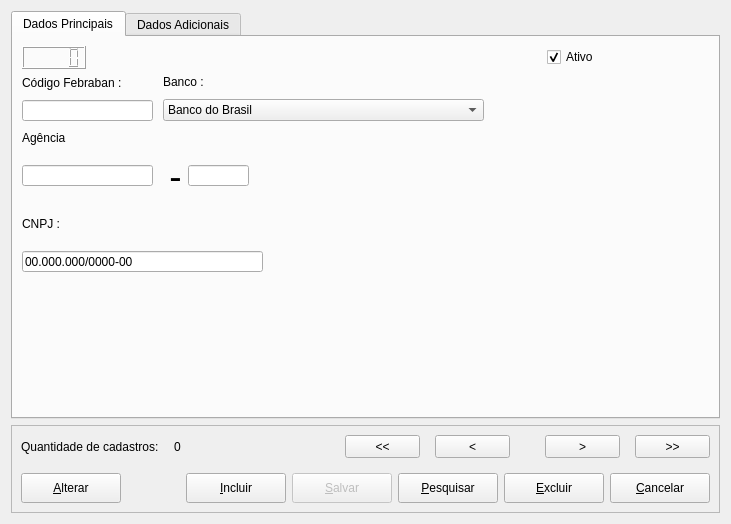
<?xml version="1.0" encoding="UTF-8"?>
<ui version="4.0">
 <class>Dialog</class>
 <widget class="QDialog" name="Dialog">
  <property name="windowModality">
   <enum>Qt::ApplicationModal</enum>
  </property>
  <property name="geometry">
   <rect>
    <x>0</x>
    <y>0</y>
    <width>731</width>
    <height>524</height>
   </rect>
  </property>
  <property name="windowTitle">
   <string>Dialog</string>
  </property>
  <property name="styleSheet">
   <string notr="true">font: 12pt &quot;Segoe UI&quot;;</string>
  </property>
  <layout class="QVBoxLayout" name="verticalLayout_15">
   <item>
    <widget class="QTabWidget" name="tabWidget">
     <property name="styleSheet">
      <string notr="true">font: 12pt &quot;Segoe UI&quot;;</string>
     </property>
     <property name="currentIndex">
      <number>0</number>
     </property>
     <widget class="QWidget" name="DdPrincipal">
      <attribute name="title">
       <string>Dados Principais</string>
      </attribute>
      <widget class="QWidget" name="">
       <property name="geometry">
        <rect>
         <x>9</x>
         <y>9</y>
         <width>577</width>
         <height>226</height>
        </rect>
       </property>
       <layout class="QVBoxLayout" name="verticalLayout_18">
        <item>
         <layout class="QHBoxLayout" name="horizontalLayout">
          <item>
           <widget class="QLCDNumber" name="lcdNumber"/>
          </item>
          <item>
           <spacer name="horizontalSpacer">
            <property name="orientation">
             <enum>Qt::Horizontal</enum>
            </property>
            <property name="sizeHint" stdset="0">
             <size>
              <width>438</width>
              <height>20</height>
             </size>
            </property>
           </spacer>
          </item>
          <item>
           <widget class="QCheckBox" name="checkBox">
            <property name="text">
             <string>Ativo</string>
            </property>
            <property name="checked">
             <bool>true</bool>
            </property>
           </widget>
          </item>
         </layout>
        </item>
        <item>
         <layout class="QHBoxLayout" name="horizontalLayout_2">
          <property name="spacing">
           <number>10</number>
          </property>
          <item>
           <layout class="QVBoxLayout" name="verticalLayout">
            <item>
             <widget class="QLabel" name="label_3">
              <property name="text">
               <string>Código Febraban :</string>
              </property>
             </widget>
            </item>
            <item>
             <widget class="QLineEdit" name="lineEdit_4">
              <property name="maximumSize">
               <size>
                <width>131</width>
                <height>21</height>
               </size>
              </property>
             </widget>
            </item>
           </layout>
          </item>
          <item>
           <layout class="QVBoxLayout" name="verticalLayout_2">
            <item>
             <widget class="QLabel" name="label_4">
              <property name="text">
               <string>Banco :</string>
              </property>
             </widget>
            </item>
            <item>
             <widget class="QComboBox" name="comboBox">
              <property name="minimumSize">
               <size>
                <width>321</width>
                <height>22</height>
               </size>
              </property>
              <property name="maximumSize">
               <size>
                <width>321</width>
                <height>22</height>
               </size>
              </property>
              <item>
               <property name="text">
                <string>Banco do Brasil</string>
               </property>
              </item>
             </widget>
            </item>
           </layout>
          </item>
          <item>
           <widget class="QPushButton" name="pushButton">
            <property name="text">
             <string/>
            </property>
            <property name="icon">
             <iconset resource="../src/resources/icons.qrc">
              <normaloff>:/icons/search.png</normaloff>:/icons/search.png</iconset>
            </property>
            <property name="iconSize">
             <size>
              <width>35</width>
              <height>35</height>
             </size>
            </property>
            <property name="flat">
             <bool>true</bool>
            </property>
           </widget>
          </item>
         </layout>
        </item>
        <item>
         <layout class="QVBoxLayout" name="verticalLayout_3">
          <item>
           <widget class="QLabel" name="label">
            <property name="text">
             <string>Agência</string>
            </property>
           </widget>
          </item>
          <item>
           <layout class="QHBoxLayout" name="horizontalLayout_3">
            <item>
             <widget class="QLineEdit" name="lineEdit">
              <property name="minimumSize">
               <size>
                <width>131</width>
                <height>21</height>
               </size>
              </property>
              <property name="maximumSize">
               <size>
                <width>131</width>
                <height>21</height>
               </size>
              </property>
             </widget>
            </item>
            <item>
             <widget class="QLabel" name="label_5">
              <property name="font">
               <font>
                <family>MS Shell Dlg 2</family>
                <pointsize>28</pointsize>
                <weight>50</weight>
                <italic>false</italic>
                <bold>false</bold>
               </font>
              </property>
              <property name="styleSheet">
               <string notr="true">font: 28pt &quot;MS Shell Dlg 2&quot;;</string>
              </property>
              <property name="text">
               <string> -</string>
              </property>
             </widget>
            </item>
            <item>
             <widget class="QLineEdit" name="lineEdit_3">
              <property name="minimumSize">
               <size>
                <width>61</width>
                <height>21</height>
               </size>
              </property>
              <property name="maximumSize">
               <size>
                <width>61</width>
                <height>21</height>
               </size>
              </property>
             </widget>
            </item>
            <item>
             <spacer name="horizontalSpacer_5">
              <property name="orientation">
               <enum>Qt::Horizontal</enum>
              </property>
              <property name="sizeHint" stdset="0">
               <size>
                <width>40</width>
                <height>20</height>
               </size>
              </property>
             </spacer>
            </item>
           </layout>
          </item>
         </layout>
        </item>
        <item>
         <layout class="QVBoxLayout" name="verticalLayout_4">
          <item>
           <widget class="QLabel" name="label_2">
            <property name="text">
             <string>CNPJ :</string>
            </property>
           </widget>
          </item>
          <item>
           <widget class="QLineEdit" name="lineEdit_2">
            <property name="minimumSize">
             <size>
              <width>241</width>
              <height>21</height>
             </size>
            </property>
            <property name="maximumSize">
             <size>
              <width>241</width>
              <height>21</height>
             </size>
            </property>
            <property name="inputMask">
             <string>##.###.###/####-##</string>
            </property>
            <property name="text">
             <string>00.000.000/0000-00</string>
            </property>
            <property name="cursorPosition">
             <number>18</number>
            </property>
           </widget>
          </item>
         </layout>
        </item>
       </layout>
      </widget>
     </widget>
     <widget class="QWidget" name="DdAdicionais">
      <attribute name="title">
       <string>Dados Adicionais</string>
      </attribute>
      <widget class="QWidget" name="">
       <property name="geometry">
        <rect>
         <x>370</x>
         <y>210</y>
         <width>323</width>
         <height>160</height>
        </rect>
       </property>
       <layout class="QVBoxLayout" name="vertical_obs">
        <property name="spacing">
         <number>0</number>
        </property>
        <item>
         <widget class="QLabel" name="label_27">
          <property name="text">
           <string>Observação :</string>
          </property>
         </widget>
        </item>
        <item>
         <widget class="QPlainTextEdit" name="plainTextEdit">
          <property name="minimumSize">
           <size>
            <width>321</width>
            <height>100</height>
           </size>
          </property>
          <property name="maximumSize">
           <size>
            <width>321</width>
            <height>100</height>
           </size>
          </property>
         </widget>
        </item>
       </layout>
      </widget>
      <widget class="QWidget" name="">
       <property name="geometry">
        <rect>
         <x>10</x>
         <y>10</y>
         <width>638</width>
         <height>212</height>
        </rect>
       </property>
       <layout class="QVBoxLayout" name="verticalLayout_6">
        <item>
         <layout class="QVBoxLayout" name="verticalLayout_5">
          <item>
           <layout class="QHBoxLayout" name="horizontalLayout_9">
            <item>
             <layout class="QVBoxLayout" name="vertical_rua">
              <property name="spacing">
               <number>0</number>
              </property>
              <item>
               <widget class="QLabel" name="label_11">
                <property name="text">
                 <string>Rua :</string>
                </property>
               </widget>
              </item>
              <item>
               <widget class="QLineEdit" name="lineEdit_9">
                <property name="minimumSize">
                 <size>
                  <width>501</width>
                  <height>21</height>
                 </size>
                </property>
                <property name="maximumSize">
                 <size>
                  <width>501</width>
                  <height>21</height>
                 </size>
                </property>
               </widget>
              </item>
             </layout>
            </item>
            <item>
             <layout class="QVBoxLayout" name="vertical_numero">
              <item>
               <widget class="QLabel" name="label_18">
                <property name="text">
                 <string>N º :</string>
                </property>
               </widget>
              </item>
              <item>
               <widget class="QLineEdit" name="lineEdit_16">
                <property name="minimumSize">
                 <size>
                  <width>121</width>
                  <height>21</height>
                 </size>
                </property>
                <property name="maximumSize">
                 <size>
                  <width>121</width>
                  <height>21</height>
                 </size>
                </property>
               </widget>
              </item>
             </layout>
            </item>
           </layout>
          </item>
          <item>
           <layout class="QHBoxLayout" name="horizontalLayout_10">
            <item>
             <layout class="QVBoxLayout" name="vertical_bairro">
              <property name="spacing">
               <number>0</number>
              </property>
              <item>
               <widget class="QLabel" name="label_19">
                <property name="text">
                 <string>Bairro :</string>
                </property>
               </widget>
              </item>
              <item>
               <widget class="QLineEdit" name="lineEdit_15">
                <property name="minimumSize">
                 <size>
                  <width>291</width>
                  <height>21</height>
                 </size>
                </property>
                <property name="maximumSize">
                 <size>
                  <width>291</width>
                  <height>21</height>
                 </size>
                </property>
               </widget>
              </item>
             </layout>
            </item>
            <item>
             <layout class="QVBoxLayout" name="vertical_complementar">
              <property name="spacing">
               <number>0</number>
              </property>
              <item>
               <widget class="QLabel" name="label_20">
                <property name="text">
                 <string>Dados Complementares :</string>
                </property>
               </widget>
              </item>
              <item>
               <widget class="QLineEdit" name="lineEdit_17">
                <property name="minimumSize">
                 <size>
                  <width>321</width>
                  <height>21</height>
                 </size>
                </property>
                <property name="maximumSize">
                 <size>
                  <width>321</width>
                  <height>21</height>
                 </size>
                </property>
               </widget>
              </item>
             </layout>
            </item>
           </layout>
          </item>
         </layout>
        </item>
        <item>
         <layout class="QHBoxLayout" name="horizontalLayout_11">
          <item>
           <layout class="QVBoxLayout" name="vertical_cep">
            <property name="spacing">
             <number>0</number>
            </property>
            <item>
             <widget class="QLabel" name="label_21">
              <property name="text">
               <string>CEP :</string>
              </property>
             </widget>
            </item>
            <item>
             <widget class="QLineEdit" name="lineEdit_18">
              <property name="minimumSize">
               <size>
                <width>161</width>
                <height>21</height>
               </size>
              </property>
              <property name="maximumSize">
               <size>
                <width>161</width>
                <height>21</height>
               </size>
              </property>
              <property name="inputMask">
               <string>#####-###</string>
              </property>
             </widget>
            </item>
           </layout>
          </item>
          <item>
           <layout class="QVBoxLayout" name="vertical_cidade">
            <property name="spacing">
             <number>0</number>
            </property>
            <item>
             <widget class="QLabel" name="label_22">
              <property name="text">
               <string>Cidade:</string>
              </property>
             </widget>
            </item>
            <item>
             <widget class="QLineEdit" name="lineEdit_19">
              <property name="minimumSize">
               <size>
                <width>291</width>
                <height>21</height>
               </size>
              </property>
              <property name="maximumSize">
               <size>
                <width>291</width>
                <height>21</height>
               </size>
              </property>
             </widget>
            </item>
           </layout>
          </item>
          <item>
           <layout class="QVBoxLayout" name="vertical_uf">
            <property name="spacing">
             <number>0</number>
            </property>
            <item>
             <widget class="QLabel" name="label_23">
              <property name="text">
               <string>UF :</string>
              </property>
             </widget>
            </item>
            <item>
             <widget class="QLineEdit" name="lineEdit_20">
              <property name="minimumSize">
               <size>
                <width>151</width>
                <height>21</height>
               </size>
              </property>
              <property name="maximumSize">
               <size>
                <width>151</width>
                <height>21</height>
               </size>
              </property>
              <property name="inputMethodHints">
               <set>Qt::ImhNoAutoUppercase</set>
              </property>
              <property name="maxLength">
               <number>2</number>
              </property>
             </widget>
            </item>
           </layout>
          </item>
         </layout>
        </item>
        <item>
         <layout class="QHBoxLayout" name="horizontalLayout_4">
          <item>
           <layout class="QVBoxLayout" name="verticalLayout_12">
            <property name="spacing">
             <number>0</number>
            </property>
            <item>
             <widget class="QLabel" name="label_24">
              <property name="text">
               <string>Celular:</string>
              </property>
             </widget>
            </item>
            <item>
             <widget class="QLineEdit" name="lineEdit_21">
              <property name="minimumSize">
               <size>
                <width>181</width>
                <height>21</height>
               </size>
              </property>
              <property name="maximumSize">
               <size>
                <width>181</width>
                <height>21</height>
               </size>
              </property>
              <property name="inputMask">
               <string>(##) #####-####</string>
              </property>
              <property name="text">
               <string>() ------</string>
              </property>
              <property name="maxLength">
               <number>15</number>
              </property>
              <property name="cursorMoveStyle">
               <enum>Qt::VisualMoveStyle</enum>
              </property>
             </widget>
            </item>
           </layout>
          </item>
          <item>
           <widget class="QCheckBox" name="checkBox_4">
            <property name="text">
             <string>Possui WhatsApp ?</string>
            </property>
            <property name="checked">
             <bool>false</bool>
            </property>
           </widget>
          </item>
          <item>
           <layout class="QVBoxLayout" name="verticalLayout_13">
            <property name="spacing">
             <number>0</number>
            </property>
            <item>
             <widget class="QLabel" name="label_25">
              <property name="text">
               <string>Telefone :</string>
              </property>
             </widget>
            </item>
            <item>
             <widget class="QLineEdit" name="lineEdit_22">
              <property name="minimumSize">
               <size>
                <width>181</width>
                <height>21</height>
               </size>
              </property>
              <property name="maximumSize">
               <size>
                <width>181</width>
                <height>21</height>
               </size>
              </property>
              <property name="inputMask">
               <string>(##) ####-####</string>
              </property>
              <property name="text">
               <string>() ------</string>
              </property>
              <property name="maxLength">
               <number>14</number>
              </property>
              <property name="cursorMoveStyle">
               <enum>Qt::VisualMoveStyle</enum>
              </property>
             </widget>
            </item>
           </layout>
          </item>
         </layout>
        </item>
       </layout>
      </widget>
      <widget class="QWidget" name="">
       <property name="geometry">
        <rect>
         <x>10</x>
         <y>230</y>
         <width>353</width>
         <height>50</height>
        </rect>
       </property>
       <layout class="QVBoxLayout" name="vertical_email">
        <property name="spacing">
         <number>0</number>
        </property>
        <item>
         <widget class="QLabel" name="label_26">
          <property name="text">
           <string>E-mail :</string>
          </property>
         </widget>
        </item>
        <item>
         <widget class="QLineEdit" name="lineEdit_23">
          <property name="minimumSize">
           <size>
            <width>351</width>
            <height>21</height>
           </size>
          </property>
          <property name="maximumSize">
           <size>
            <width>351</width>
            <height>21</height>
           </size>
          </property>
          <property name="inputMask">
           <string/>
          </property>
         </widget>
        </item>
       </layout>
      </widget>
     </widget>
    </widget>
   </item>
   <item>
    <widget class="QFrame" name="frame">
     <property name="frameShape">
      <enum>QFrame::StyledPanel</enum>
     </property>
     <property name="frameShadow">
      <enum>QFrame::Raised</enum>
     </property>
     <layout class="QVBoxLayout" name="verticalLayout_14">
      <property name="spacing">
       <number>15</number>
      </property>
      <item>
       <layout class="QHBoxLayout" name="horizontalLayout_6">
        <item>
         <layout class="QHBoxLayout" name="horizontalLayout_5">
          <item>
           <widget class="QLabel" name="label_6">
            <property name="text">
             <string>Quantidade de cadastros:</string>
            </property>
           </widget>
          </item>
          <item>
           <widget class="QLabel" name="lbl_total">
            <property name="text">
             <string>0</string>
            </property>
           </widget>
          </item>
         </layout>
        </item>
        <item>
         <spacer name="horizontalSpacer_3">
          <property name="orientation">
           <enum>Qt::Horizontal</enum>
          </property>
          <property name="sizeHint" stdset="0">
           <size>
            <width>178</width>
            <height>20</height>
           </size>
          </property>
         </spacer>
        </item>
        <item>
         <layout class="QHBoxLayout" name="horizontalLayout_7">
          <item>
           <widget class="QPushButton" name="bnt_back_full">
            <property name="minimumSize">
             <size>
              <width>75</width>
              <height>23</height>
             </size>
            </property>
            <property name="toolTip">
             <string>&lt;html&gt;&lt;head/&gt;&lt;body&gt;&lt;p&gt;Ir para o primeiro...&lt;/p&gt;&lt;/body&gt;&lt;/html&gt;</string>
            </property>
            <property name="text">
             <string>&lt;&lt;</string>
            </property>
           </widget>
          </item>
          <item>
           <widget class="QPushButton" name="bnt_back">
            <property name="minimumSize">
             <size>
              <width>75</width>
              <height>23</height>
             </size>
            </property>
            <property name="toolTip">
             <string>&lt;html&gt;&lt;head/&gt;&lt;body&gt;&lt;p&gt;Voltar...&lt;/p&gt;&lt;/body&gt;&lt;/html&gt;</string>
            </property>
            <property name="text">
             <string>&lt;</string>
            </property>
           </widget>
          </item>
          <item>
           <spacer name="horizontalSpacer_2">
            <property name="orientation">
             <enum>Qt::Horizontal</enum>
            </property>
            <property name="sizeType">
             <enum>QSizePolicy::Minimum</enum>
            </property>
            <property name="sizeHint" stdset="0">
             <size>
              <width>20</width>
              <height>20</height>
             </size>
            </property>
           </spacer>
          </item>
          <item>
           <widget class="QPushButton" name="bnt_next">
            <property name="maximumSize">
             <size>
              <width>75</width>
              <height>23</height>
             </size>
            </property>
            <property name="toolTip">
             <string>&lt;html&gt;&lt;head/&gt;&lt;body&gt;&lt;p&gt;Próximo...&lt;/p&gt;&lt;/body&gt;&lt;/html&gt;</string>
            </property>
            <property name="text">
             <string>&gt;</string>
            </property>
           </widget>
          </item>
          <item>
           <widget class="QPushButton" name="bnt_next_full">
            <property name="maximumSize">
             <size>
              <width>75</width>
              <height>23</height>
             </size>
            </property>
            <property name="toolTip">
             <string>&lt;html&gt;&lt;head/&gt;&lt;body&gt;&lt;p&gt;&lt;span style=&quot; font-weight:600;&quot;&gt;Ir para o fim.&lt;/span&gt;&lt;/p&gt;&lt;/body&gt;&lt;/html&gt;</string>
            </property>
            <property name="text">
             <string>&gt;&gt;</string>
            </property>
           </widget>
          </item>
         </layout>
        </item>
       </layout>
      </item>
      <item>
       <layout class="QHBoxLayout" name="horizontalLayout_8">
        <property name="spacing">
         <number>6</number>
        </property>
        <property name="sizeConstraint">
         <enum>QLayout::SetDefaultConstraint</enum>
        </property>
        <property name="leftMargin">
         <number>0</number>
        </property>
        <item>
         <widget class="QPushButton" name="bnt_alterar">
          <property name="minimumSize">
           <size>
            <width>100</width>
            <height>30</height>
           </size>
          </property>
          <property name="maximumSize">
           <size>
            <width>131</width>
            <height>41</height>
           </size>
          </property>
          <property name="text">
           <string>&amp;Alterar</string>
          </property>
         </widget>
        </item>
        <item>
         <spacer name="horizontalSpacer_4">
          <property name="orientation">
           <enum>Qt::Horizontal</enum>
          </property>
          <property name="sizeHint" stdset="0">
           <size>
            <width>58</width>
            <height>20</height>
           </size>
          </property>
         </spacer>
        </item>
        <item>
         <widget class="QPushButton" name="bnt_adicionar">
          <property name="enabled">
           <bool>true</bool>
          </property>
          <property name="minimumSize">
           <size>
            <width>100</width>
            <height>30</height>
           </size>
          </property>
          <property name="maximumSize">
           <size>
            <width>131</width>
            <height>41</height>
           </size>
          </property>
          <property name="text">
           <string>&amp;Incluir</string>
          </property>
          <property name="shortcut">
           <string>Alt+I</string>
          </property>
         </widget>
        </item>
        <item>
         <widget class="QPushButton" name="bnt_salvar">
          <property name="enabled">
           <bool>false</bool>
          </property>
          <property name="minimumSize">
           <size>
            <width>100</width>
            <height>0</height>
           </size>
          </property>
          <property name="maximumSize">
           <size>
            <width>100</width>
            <height>36</height>
           </size>
          </property>
          <property name="text">
           <string>&amp;Salvar</string>
          </property>
          <property name="shortcut">
           <string/>
          </property>
         </widget>
        </item>
        <item>
         <widget class="QPushButton" name="bnt_search">
          <property name="minimumSize">
           <size>
            <width>100</width>
            <height>0</height>
           </size>
          </property>
          <property name="maximumSize">
           <size>
            <width>100</width>
            <height>36</height>
           </size>
          </property>
          <property name="text">
           <string>&amp;Pesquisar</string>
          </property>
          <property name="shortcut">
           <string>Alt+P</string>
          </property>
          <property name="checkable">
           <bool>false</bool>
          </property>
          <property name="checked">
           <bool>false</bool>
          </property>
          <property name="autoRepeat">
           <bool>false</bool>
          </property>
         </widget>
        </item>
        <item>
         <widget class="QPushButton" name="bnt_excluir">
          <property name="minimumSize">
           <size>
            <width>100</width>
            <height>30</height>
           </size>
          </property>
          <property name="maximumSize">
           <size>
            <width>131</width>
            <height>41</height>
           </size>
          </property>
          <property name="text">
           <string>&amp;Excluir</string>
          </property>
          <property name="shortcut">
           <string>Alt+E</string>
          </property>
          <property name="checkable">
           <bool>false</bool>
          </property>
          <property name="checked">
           <bool>false</bool>
          </property>
          <property name="autoRepeat">
           <bool>false</bool>
          </property>
         </widget>
        </item>
        <item>
         <widget class="QPushButton" name="bnt_cancelar">
          <property name="minimumSize">
           <size>
            <width>100</width>
            <height>30</height>
           </size>
          </property>
          <property name="maximumSize">
           <size>
            <width>131</width>
            <height>41</height>
           </size>
          </property>
          <property name="text">
           <string>&amp;Cancelar</string>
          </property>
          <property name="shortcut">
           <string>Alt+C</string>
          </property>
          <property name="checkable">
           <bool>false</bool>
          </property>
          <property name="checked">
           <bool>false</bool>
          </property>
          <property name="autoRepeat">
           <bool>false</bool>
          </property>
         </widget>
        </item>
       </layout>
      </item>
     </layout>
    </widget>
   </item>
  </layout>
 </widget>
 <resources>
  <include location="../src/resources/icons.qrc"/>
 </resources>
 <connections/>
</ui>
